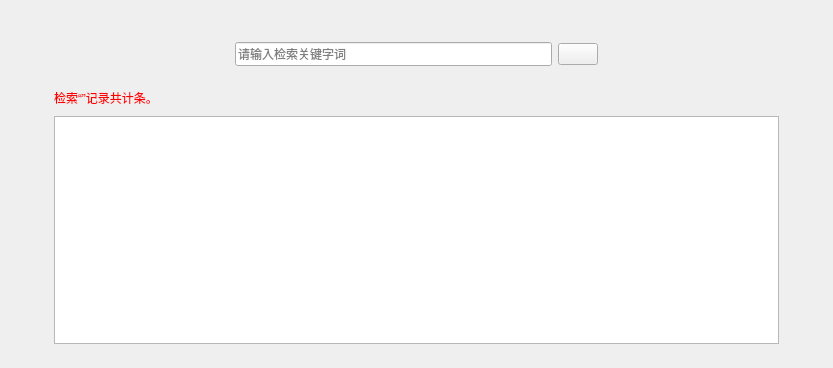
<?xml version="1.0" encoding="UTF-8"?>
<ui version="4.0">
 <class>HMCSearch</class>
 <widget class="QWidget" name="HMCSearch">
  <property name="geometry">
   <rect>
    <x>0</x>
    <y>0</y>
    <width>833</width>
    <height>368</height>
   </rect>
  </property>
  <property name="windowTitle">
   <string>Form</string>
  </property>
  <layout class="QHBoxLayout" name="horizontalLayout_5" stretch="2,8,2">
   <item>
    <spacer name="horizontalSpacer_4">
     <property name="orientation">
      <enum>Qt::Horizontal</enum>
     </property>
     <property name="sizeHint" stdset="0">
      <size>
       <width>40</width>
       <height>20</height>
      </size>
     </property>
    </spacer>
   </item>
   <item>
    <layout class="QVBoxLayout" name="verticalLayout" stretch="2,2,1,2,18,1">
     <item>
      <layout class="QHBoxLayout" name="horizontalLayout_4">
       <item>
        <spacer name="horizontalSpacer_6">
         <property name="orientation">
          <enum>Qt::Horizontal</enum>
         </property>
         <property name="sizeHint" stdset="0">
          <size>
           <width>40</width>
           <height>20</height>
          </size>
         </property>
        </spacer>
       </item>
       <item>
        <widget class="QLabel" name="label">
         <property name="text">
          <string/>
         </property>
         <property name="pixmap">
          <pixmap resource="../RES/img.qrc">:/PIC/检索库标题.png</pixmap>
         </property>
        </widget>
       </item>
       <item>
        <spacer name="horizontalSpacer_7">
         <property name="orientation">
          <enum>Qt::Horizontal</enum>
         </property>
         <property name="sizeHint" stdset="0">
          <size>
           <width>40</width>
           <height>20</height>
          </size>
         </property>
        </spacer>
       </item>
      </layout>
     </item>
     <item>
      <layout class="QHBoxLayout" name="horizontalLayout_2" stretch="3,6,3">
       <item>
        <spacer name="horizontalSpacer">
         <property name="orientation">
          <enum>Qt::Horizontal</enum>
         </property>
         <property name="sizeHint" stdset="0">
          <size>
           <width>40</width>
           <height>20</height>
          </size>
         </property>
        </spacer>
       </item>
       <item>
        <layout class="QHBoxLayout" name="horizontalLayout">
         <item>
          <widget class="QLineEdit" name="lineEdit_Context">
           <property name="minimumSize">
            <size>
             <width>0</width>
             <height>24</height>
            </size>
           </property>
           <property name="placeholderText">
            <string>请输入检索关键字词</string>
           </property>
          </widget>
         </item>
         <item>
          <widget class="QPushButton" name="pushButton_Search">
           <property name="text">
            <string/>
           </property>
           <property name="icon">
            <iconset resource="../RES/img.qrc">
             <normaloff>:/PIC/search.png</normaloff>:/PIC/search.png</iconset>
           </property>
          </widget>
         </item>
        </layout>
       </item>
       <item>
        <spacer name="horizontalSpacer_2">
         <property name="orientation">
          <enum>Qt::Horizontal</enum>
         </property>
         <property name="sizeHint" stdset="0">
          <size>
           <width>40</width>
           <height>20</height>
          </size>
         </property>
        </spacer>
       </item>
      </layout>
     </item>
     <item>
      <spacer name="verticalSpacer_3">
       <property name="orientation">
        <enum>Qt::Vertical</enum>
       </property>
       <property name="sizeHint" stdset="0">
        <size>
         <width>725</width>
         <height>13</height>
        </size>
       </property>
      </spacer>
     </item>
     <item>
      <layout class="QHBoxLayout" name="horizontalLayout_3">
       <item>
        <widget class="QLabel" name="label_Status">
         <property name="styleSheet">
          <string notr="true">color: rgb(255, 0, 0);</string>
         </property>
         <property name="text">
          <string>检索“”记录共计条。</string>
         </property>
        </widget>
       </item>
       <item>
        <spacer name="horizontalSpacer_3">
         <property name="orientation">
          <enum>Qt::Horizontal</enum>
         </property>
         <property name="sizeHint" stdset="0">
          <size>
           <width>40</width>
           <height>20</height>
          </size>
         </property>
        </spacer>
       </item>
      </layout>
     </item>
     <item>
      <widget class="QListWidget" name="listWidget"/>
     </item>
     <item>
      <spacer name="verticalSpacer_4">
       <property name="orientation">
        <enum>Qt::Vertical</enum>
       </property>
       <property name="sizeHint" stdset="0">
        <size>
         <width>725</width>
         <height>13</height>
        </size>
       </property>
      </spacer>
     </item>
    </layout>
   </item>
   <item>
    <spacer name="horizontalSpacer_5">
     <property name="orientation">
      <enum>Qt::Horizontal</enum>
     </property>
     <property name="sizeHint" stdset="0">
      <size>
       <width>40</width>
       <height>20</height>
      </size>
     </property>
    </spacer>
   </item>
  </layout>
 </widget>
 <resources>
  <include location="../RES/img.qrc"/>
 </resources>
 <connections/>
</ui>
